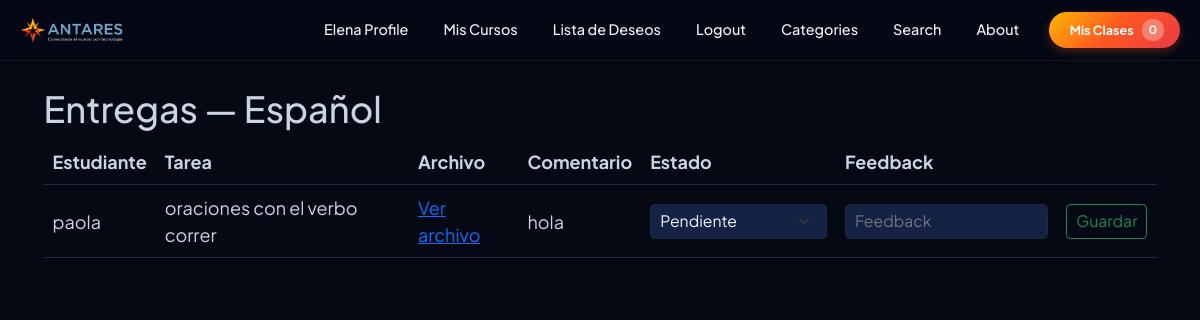
Page /product/14/entregas/ (signed in) on the committed database.
### store/models.py (models this page shows, shortened)
class Product(models.Model):
    name = models.CharField(max_length=100)
    user = models.ForeignKey(User, on_delete=models.CASCADE)
    price = models.DecimalField(default=0, decimal_places=2, max_digits=6)
    category = models.ForeignKey(Category, on_delete=models.CASCADE, default=1)
    description = models.CharField(max_length=250, default='', blank=True, null=True)
    image = models.ImageField(upload_to='uploads/product')
    is_sale = models.BooleanField(default=False)
    sale_price = models.DecimalField(default=0, decimal_places=2, max_digits=6, null=True, blank=True)
    full_access_price = models.DecimalField(
        default=0, decimal_places=2, max_digits=6, null=True, blank=True,
        verbose_name="Precio de acceso a todas las clases de pago",
        help_text="Si lo dejas vacío, se usará el precio normal del curso"
    )
    pay_method = models.CharField(max_length=250, null=True)
    video = models.FileField(upload_to="video", null=True)
    created_day = models.DateTimeField(default=timezone.now)
    learning_points = models.TextField(
        blank=True, default='',
        verbose_name="Lo que aprenderás",
        help_text="Un punto por línea"
    )
    requirements = models.TextField(
        blank=True, default='',
        verbose_name="Requisitos previos",
        help_text="Un requisito por línea"
    )
    target_audience = models.TextField(
        blank=True, default='',
        verbose_name="Dirigido a",
        help_text="Un público por línea"
    )
    language = models.CharField(
        max_length=50, blank=True, default='Español',
        verbose_name="Idioma"
    )
    duration_minutes = models.PositiveIntegerField(
        default=0,
        verbose_name="Duración total (minutos)"
    )

class EntregaTarea(models.Model):
    ESTADO_CHOICES = [
        ('pendiente', 'Pendiente de revisión'),
        ('aprobada', 'Aprobada'),
        ('rechazada', 'Necesita cambios'),
    ]
    tarea = models.ForeignKey(Tarea, on_delete=models.CASCADE, related_name='entregas')
    user = models.ForeignKey(User, on_delete=models.CASCADE, related_name='entregas_tarea')
    archivo = models.FileField(upload_to='entregas_tareas', null=True, blank=True)
    comentario = models.TextField(blank=True, default='', verbose_name="Comentario del estudiante")
    estado = models.CharField(max_length=10, choices=ESTADO_CHOICES, default='pendiente')
    feedback_docente = models.TextField(blank=True, default='', verbose_name="Retroalimentación del docente")
    fecha_entrega = models.DateTimeField(auto_now_add=True)
    class Meta:
        unique_together = ('tarea', 'user')
        ordering = ['-fecha_entrega']

class Tarea(models.Model):
    product = models.ForeignKey(Product, on_delete=models.CASCADE, related_name='tareas')
    titulo = models.CharField(max_length=200)
    descripcion = models.TextField(blank=True, default='')
    fecha_limite = models.DateField(null=True, blank=True)

### store/views.py (the view)
# urls.py: path('product/<int:product_id>/entregas/', views.revisar_entregas, name='revisar_entregas'),
@login_required(login_url='login')
def revisar_entregas(request, product_id):
    product = get_object_or_404(Product, id=product_id)
    if product.user != request.user:
        messages.error(request, "No tienes permiso para revisar las entregas de este curso.")
        return redirect('index')
    entregas = EntregaTarea.objects.filter(tarea__product=product).select_related('tarea', 'user')
    return render(request, 'revisar_entregas.html', {'product': product, 'entregas': entregas})

### cart/cart.py (called while the page is built)
    def __len__(self):
        return len(self.cart)

### cart/context_processors.py (called while the page is built)
def cart(request):
    return {'cart': Cart(request)}

### store/templates/revisar_entregas.html (shortened to what this page needs)
{% extends 'base.html' %}
{% block content %}
<div class="container py-4">
  <h2>Entregas — {{ product.name }}</h2>
  <div class="table-responsive">
    <table class="table align-middle">
      <thead>
        <tr><th>Estudiante</th><th>Tarea</th><th>Archivo</th><th>Comentario</th><th>Estado</th><th>Feedback</th><th></th></tr>
      </thead>
      <tbody>
        {% for entrega in entregas %}
        <tr>
          <td>{{ entrega.user.username }}</td>
          <td>{{ entrega.tarea.titulo }}</td>
          <td>{% if entrega.archivo %}<a href="{{ entrega.archivo.url }}" target="_blank">Ver archivo</a>{% endif %}</td>
          <td>{{ entrega.comentario }}</td>
          <form method="POST" action="{% url 'calificar_entrega' entrega.id %}" class="d-flex">
          <td>
              <select name="estado" class="form-select form-select-sm">
                <option value="pendiente" {% if entrega.estado == 'pendiente' %}selected{% endif %}>Pendiente</option>
              </select>
          </td>
          <td>
              <input type="text" name="feedback_docente" class="form-control form-control-sm" value="{{ entrega.feedback_docente }}" placeholder="Feedback">
          </td>
          <td>
              <button type="submit" class="btn btn-sm btn-outline-success">Guardar</button>
          </td>
          </form>
        </tr>
        {% empty %}
        <tr><td colspan="7">Todavía no hay entregas.</td></tr>
        {% endfor %}
      </tbody>
    </table>
  </div>
</div>
{% endblock %}

### store/templates/navbar.html (shortened to what this page needs)
{% load static %}
<nav class="nav-principal" id="navbarPrincipal">
    <div  class="contenedor-nav">
        <a class="nav-logo" href="{% url 'index' %}"><img src="{% static 'assets/antares_logo_navbar.png' %}" alt="ANTARES"></a>
        <div class="nav-colapso" id="navbarSupportedContent">
            <ul class="lista-nav">
                {% if user.is_authenticated %}
                <li class="item-desplegable">
                    <a class="nav-link-custom perfil-usuario" tabindex="0">{{request.user.username}} profile</a>
                </li>
                <li><a class="nav-link-custom {% if request.resolver_match.url_name == 'my_courses' %}activo{% endif %}" href="{% url 'my_courses' %}">Mis Cursos</a></li>
                <li><a class="nav-link-custom {% if request.resolver_match.url_name == 'wishlist' %}activo{% endif %}" href="{% url 'wishlist' %}">Lista de Deseos</a></li>
                <li><a class="nav-link-custom" href="{% url 'logout' %}">Logout</a></li>
                {% else %}
                <li><a class="nav-link-custom {% if request.resolver_match.url_name == 'login' %}activo{% endif %}" href="{% url 'login' %}">Login</a></li>
                <li><a class="nav-link-custom {% if request.resolver_match.url_name == 'register' %}activo{% endif %}" href="{% url 'register' %}">Register</a></li>
                {% endif %}
                <li class="item-desplegable">
                    <a class="nav-link-custom {% if request.resolver_match.url_name == 'category' or request.resolver_match.url_name == 'category_summary' %}activo{% endif %}" tabindex="0">Categories</a>
                </li>
                <li><a class="nav-link-custom {% if request.resolver_match.url_name == 'search' %}activo{% endif %}" href="{% url 'search' %}">Search</a></li>
                <li><a class="nav-link-custom {% if request.resolver_match.url_name == 'about' %}activo{% endif %}" href="{% url 'about' %}">About</a></li>
            </ul>
            <form class="form-carrito">
                <a href="{% url 'cart_summary' %}" class="boton-carrito">
                    <i class="icono-carrito">&nbsp;&nbsp;Mis Clases</i>
                    <span class="contador-badge" id="cart_quantity">{{ cart|length }}</span>
                </a>
            </form>
        </div>
    </div>
</nav>

### static/css/variables.css (style rules this page uses)
:root { --rojo: #E63946; --rojo-hover: #C62839; --azul: #1e40af; --azul-claro: #3b82f6; --azul-dark: #1d3557; --amarillo: #FFB703; --naranja: #FF5722; --gris-oscuro: #1e293b; --gris: #64748b; --gris-claro: #f1f5f9; --blanco: #ffffff; --bg-dark-hero: #0d1322; --gradient-brand: linear-gradient(135deg, var(--amarillo) 0%, var(--naranja) 50%, var(--rojo) 100%); --radius: 12px; --shadow-sm: 0 2px 4px rgba(0,0,0,0.04); --shadow-md: 0 10px 25px -5px rgba(15,23,42,0.12); --shadow-lg: 0 15px 50px rgba(0,0,0,0.12); --page-bg: #040914; --surface-bg: #0B132B; --surface-bg-alt: #162244; --border-soft: #1E293B; --text-strong: #f1f5f9; --text-body: #cbd5e1; --text-muted-soft: #94a3b8; }
html { font-size: 18px; }
body { font-family: 'Plus Jakarta Sans', sans-serif; background-color: var(--page-bg); color: var(--text-body); }
.table { color: var(--text-body); --bs-table-color: var(--text-body); --bs-table-bg: transparent; --bs-table-border-color: var(--border-soft); --bs-table-striped-color: var(--text-body); --bs-table-striped-bg: var(--surface-bg-alt); --bs-table-hover-color: var(--text-body); --bs-table-hover-bg: var(--surface-bg-alt); }
.form-control, .form-select { background-color: var(--surface-bg-alt); color: var(--text-strong); border-color: var(--border-soft); }

### static/css/navbar.css (style rules this page uses)
.nav-principal { background-color: rgba(4, 9, 20, 0.85); backdrop-filter: blur(10px); -webkit-backdrop-filter: blur(10px); position: fixed; top: 0; left: 0; width: 100%; z-index: 1000; padding: 0; font-family: 'Plus Jakarta Sans', sans-serif; box-shadow: 0 1px 0 rgba(255,255,255,0.06); height: 60px; transition: box-shadow 0.3s ease, background-color 0.3s ease; }
.contenedor-nav { max-width: 1200px; margin: 0 auto; display: flex; justify-content: space-between; align-items: center; padding: 0 20px; height: 60px; }
.nav-logo { display: flex; align-items: center; gap: 8px; color: var(--text-strong); font-size: 1.5rem; font-weight: bold; text-decoration: none; letter-spacing: -1px; }
.nav-logo img { height: 26px; width: auto; object-fit: contain; }
.nav-colapso { display: flex; align-items: center; gap: 15px; }
.lista-nav { display: flex; list-style: none; margin: 0; padding: 0; gap: 5px; }
.nav-link-custom { position: relative; color: var(--text-strong); text-decoration: none; padding: 10px 15px; display: block; font-weight: 500; transition: color 0.3s, background-color 0.3s; cursor: pointer; border-radius: 4px; font-size: 0.8rem; }
.nav-link-custom::after { content: ""; position: absolute; left: 15px; right: 15px; bottom: 4px; height: 2px; border-radius: 2px; background: var(--gradient-brand); transform: scaleX(0); transform-origin: left; transition: transform 0.25s ease; }
.perfil-usuario { text-transform: capitalize; }
.item-desplegable { position: relative; }
.boton-carrito { background: var(--gradient-brand); border: none; color: #ffffff; padding: 7px 16px; border-radius: 50px; text-decoration: none; font-weight: bold; font-size: 0.7rem; display: flex; align-items: center; box-shadow: 0 3px 10px rgba(255, 87, 34, 0.3); transition: all 0.3s ease; }
.icono-carrito { font-style: normal; }
.contador-badge { background: rgba(255, 255, 255, 0.3); color: white; padding: 2px 7px; border-radius: 10px; margin-left: 8px; font-size: 0.65rem; }

### rows in the picture
Product: name "Español"
EntregaTarea: user.username "paola", tarea.titulo "oraciones con el verbo correr", comentario "hola", estado "Pendiente"

### other values in the picture
{{ request.user.username }} "Elena"
{{ cart|length }} "0"
